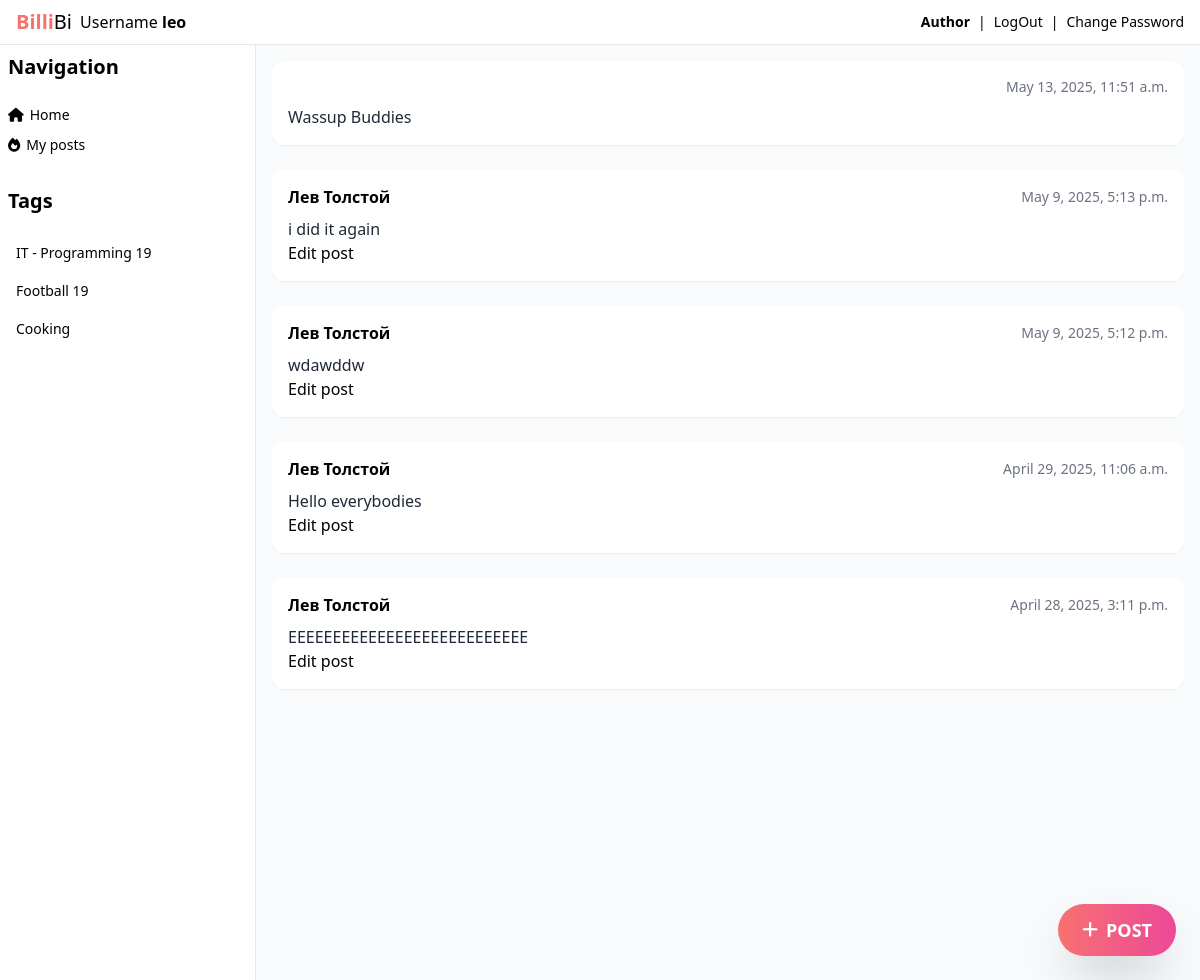
The page /group/IT/ (signed in) on the database its author committed.
### posts/models.py (models this page shows, shortened)
class Post(models.Model):
    text = models.TextField()
    pub_date = models.DateTimeField(auto_now_add=True)
    post_image = models.ImageField(
        'Img',
        upload_to='yatube/',
        blank=True,
        null=True,
        help_text='Upload your image if you want'
    )
    author = models.ForeignKey(
        User,
        on_delete=models.CASCADE,
        related_name='posts'
    )
    group = models.ForeignKey(
        "Group",
        on_delete=models.SET_NULL,
        blank=True,
        null=True
    )
    tag = models.ManyToManyField(Tag, through='PostTag')

### posts/views.py (the view)
    def check_user(request, *args, **kwargs,):
        if request.user.is_authenticated:
            return func(request, *args, **kwargs)
        return redirect('/auth/login/')

### posts/views.py (called while the page is built)
def authorized_only(func):
    def check_user(request, *args, **kwargs,):
        if request.user.is_authenticated:
            return func(request, *args, **kwargs)
        return redirect('/auth/login/')
    return check_user

@authorized_only
def group_post(request, slug):
    Group = get_object_or_404(group, slug=slug)
    posts = Post.objects.filter(group=Group).order_by('-pub_date')
    count_posts_it = posts.count()
    paginator = Paginator(posts, 5)
    page_number = request.GET.get('page')
    page_obj = paginator.get_page(page_number)
    context = {
        'slug': slug,
        'Group': group,
        'obj': page_obj,
        'count_posts_it': count_posts_it
    }
    return render(request, 'posts/group_post.html', context)

### posts/templates/posts/group_post.html
{% extends "posts/index.html" %}
{% block content %}
{% for post in obj %}
<article class="bg-white p-4 rounded-xl shadow-sm mb-6">
  <div class="flex justify-between items-center mb-2">
    <span class="font-semibold">{{ post.author.get_full_name }}</span>
    <span class="text-gray-500 text-sm">{{ post.pub_date }}</span>
  </div>
  <p class="text-gray-800">{{ post.text }}</p>
{% if post.author.id == user.id %}
  <a href="{{ post.id }}/edit/">Edit post</a>
{% endif %}
</article>
{% empty %}
<p>No posts available.</p>
{% endfor %}
{% endblock %}

### posts/templates/posts/index.html (shortened to what this page needs)
{% load static %}
<!DOCTYPE html>
<html lang="en">
<head>
  <script src="https://cdn.tailwindcss.com"></script>
  <link rel="stylesheet" href="https://cdnjs.cloudflare.com/ajax/libs/font-awesome/6.7.2/css/all.min.css"/>
</head>
<body class="bg-gray-50">
  <header class="px-4 py-2 flex items-center justify-between border-b bg-white">
    <div class="flex items-center gap-2">
      <a href="{% url 'index' %}"><h1 class="text-xl"><span class="text-red-400 font-bold">Billi</span>Bi</h1></a>
      <h1>Username <strong>{{ user.username }}</strong></h1>
    </div>
    <div class="flex items-center gap-2 text-sm">
      <strong><h1><a href="{% url 'about:me' %}">Author</a></h1></strong>
      |
      <a href="{% url 'users:logged_out' %}">LogOut</a>
      |
        <a href="{% url 'users:password_change_form' %}">Change Password</a>
    </div>
  </header>
  <div class="flex">
    <aside id="sidebar" class="px-2 py-2 flex-col gap-2 text-center text-lg border-r w-64 h-screen bg-white hidden md:flex">
      <h1 class="text-xl text-left font-bold mb-4">Navigation</h1>
      <div class="flex flex-col gap-2.5">
        <a href="{% url 'index' %}" class="flex items-center gap-1.5 text-sm hover:text-red-500"><i class="fa-solid fa-home"></i>Home</a>
        <a href="/{{ user.id }}/posts/" class="flex items-center gap-1.5 text-sm hover:text-red-500"><i class="fa-solid fa-fire"></i>My posts</a>
      </div>
      {% load cache %}
      {% cache 20 Tags %}
        <h1 class="text-xl text-left font-bold mb-4 mt-6">Tags</h1>
        <div class="flex flex-col gap-2.5">
          <a href="{% url 'group_post' slug='IT' %}" class="transition-all duration-300 px-2 py-1 rounded-sm hover:bg-gray-100 text-left text-sm">IT - Programming {{ count_posts_it }}</a>
          <a href="{% url 'group_post' slug='Sport' %}" class="transition-all duration-300 px-2 py-1 rounded-sm hover:bg-gray-100 text-left text-sm">Football {{ count_posts_it }}</a>
          <a href="#" class="transition-all duration-300 px-2 py-1 rounded-sm hover:bg-gray-100 text-left text-sm">Cooking</a>
        </div>
      {% endcache %}
    </aside>
    <main class="grow p-4">
    {% block content %}{% endblock %}
  <a href="{% url 'post_create' %}"
  class="fixed bottom-6 right-6 bg-gradient-to-r from-red-400 to-pink-500 hover:from-red-500 hover:to-pink-600 text-white font-bold py-3 px-6 rounded-full shadow-2xl text-lg flex items-center gap-2 transition-all duration-300">
  <i class="fa-solid fa-plus"></i> POST
  </a>
    </main>
  </div>
</body>
</html>

### rows shown on the page
Post: pub_date "May 13, 2025, 11:51 a.m.", text "Wassup Buddies"
Post: author.get_full_name "Лев Толстой", pub_date "May 9, 2025, 5:13 p.m.", text "i did it again"
Post: author.get_full_name "Лев Толстой", pub_date "May 9, 2025, 5:12 p.m.", text "wdawddw"
Post: author.get_full_name "Лев Толстой", pub_date "April 29, 2025, 11:06 a.m.", text "Hello everybodies"
Post: author.get_full_name "Лев Толстой", pub_date "April 28, 2025, 3:11 p.m.", text "EEEEEEEEEEEEEEEEEEEEEEEEEEE"

### other values the page prints
{{ user.username }} "leo"
{{ count_posts_it }} "19"
